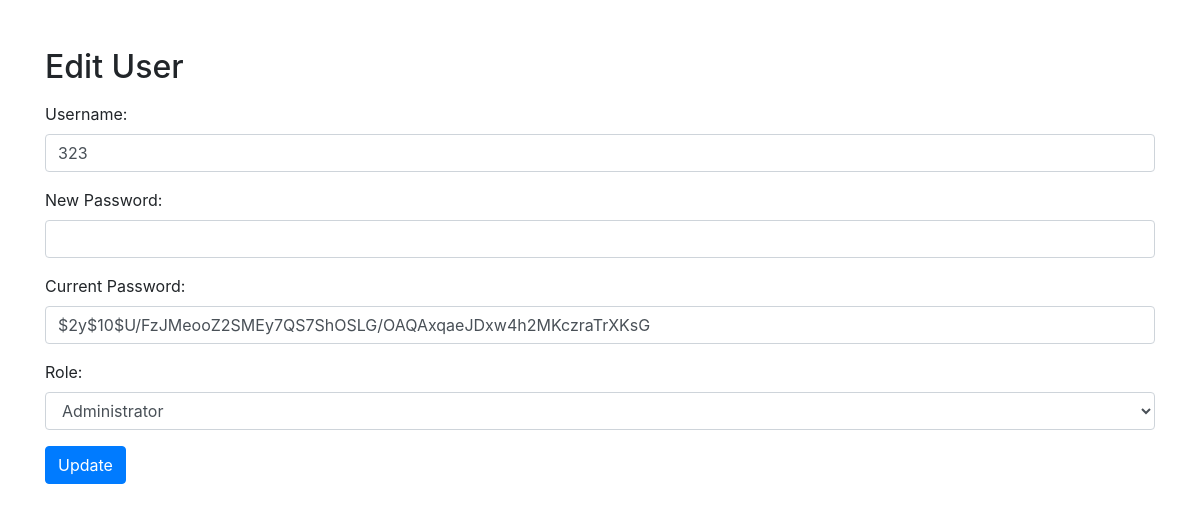
/edit.php?id=14, run on the app's committed database.
### tables this page shows
CREATE TABLE `users` (
  `id` int(11) NOT NULL,
  `username` varchar(255) NOT NULL,
  `password` varchar(255) NOT NULL,
  `role` varchar(50) NOT NULL
);

### edit.php (the view, shortened to what this page needs)
<?php
$servername = "localhost";
$username = "root";
$password = "root";
$dbname = "ex";
$conn = new mysqli($servername, $username, $password, $dbname);
function sanitizeData($data)
{{
    return htmlspecialchars(trim($data));
}}
if ($_SERVER["REQUEST_METHOD"] === "GET" && isset($_GET["id"])) {{
    $id = sanitizeData($_GET["id"]);
    $sql = "SELECT * FROM users WHERE id = $id";
    $result = $conn->query($sql);
    if ($result->num_rows > 0) {{
        $user = $result->fetch_assoc();
    }} else {{
        echo "User not found.";
        exit;
    }}
}} else {{
    echo "Invalid request.";
    exit;
}}
?>
<!DOCTYPE html>
<html lang="en">
<head>
    <link rel="stylesheet" href="https://stackpath.bootstrapcdn.com/bootstrap/4.5.0/css/bootstrap.min.css">
</head>
<body>
<div class="container">
    <h2 class="mt-5">Edit User</h2>
    <form action="update.php" method="post" class="mt-3">
        <div class="form-group">
            <label for="username">Username:</label>
            <input type="text" name="username" value="<?php echo $user['username']; ?>" class="form-control" required>
        </div>
        <div class="form-group">
            <label for="new_password">New Password:</label>
            <input type="password" name="new_password" class="form-control">
        </div>
        <div class="form-group">
            <label for="current_password">Current Password:</label>
            <span class="form-control"><?php echo $user['password']; ?></span>
        </div>
        <div class="form-group">
            <label for="role">Role:</label>
            <select name="role" class="form-control" required>
                <option value="admin" <?php echo ($user['role'] == 'admin') ? 'selected' : ''; ?>>Administrator</option>
            </select>
        </div>
        <button type="submit" class="btn btn-primary">Update</button>
    </form>
</div>
</body>
</html>

### data on the page
users: username "323", password "$2y$10$U/FzJMeooZ2SMEy7QS7ShOSLG/OAQAxqaeJDxw4h2MKczraTrXKsG", role "Administrator"
